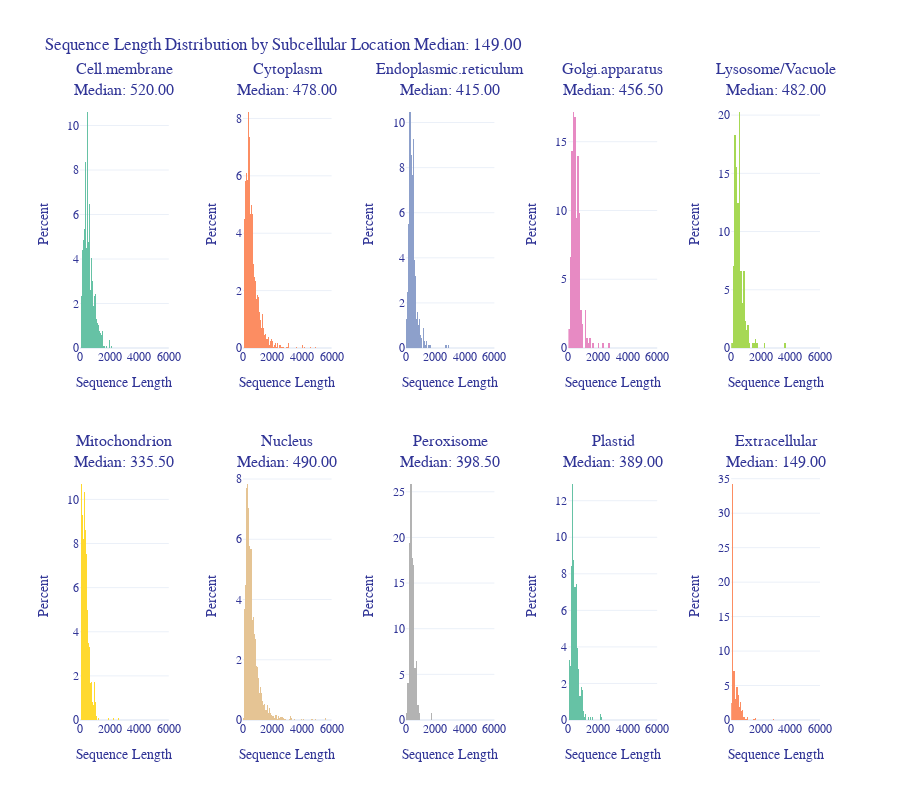

The notebook cell this image was saved under:
### Code cell
n_cols = 5  # Number of columns
n_rows = ceil(len(locations) / n_cols)  # Compute rows using ceiling

# Prepare subplot titles with median values
subplot_titles = []
for location in locations:
    subset = df_deeploc_train[df_deeploc_train['subcellular_location'] == location]
    median_value = subset['sequence_length'].median()
    subplot_titles.append(f"{location}<br>Median: {median_value:.2f}")

# Create subplots
fig = make_subplots(
    rows=n_rows,
    cols=n_cols,
    subplot_titles=subplot_titles,  # Use median values in subplot titles
    horizontal_spacing=0.1,
    vertical_spacing=0.2
)

# Add histograms and median lines for each subcellular location
for i, location in enumerate(locations):
    row = i // n_cols + 1
    col = i % n_cols + 1
    subset = df_deeploc_train[df_deeploc_train['subcellular_location'] == location]
    
    # Calculate the median
    median_value = subset['sequence_length'].median()
    
    # Add histogram
    fig.add_trace(
        go.Histogram(
            x=subset['sequence_length'],
            histnorm="percent",
            marker_color=px.colors.qualitative.Set2[i % len(px.colors.qualitative.Set2)],
            name=location
        ),
        row=row, col=col
    )

# Update layout
fig.update_layout(
    font=dict(color="#303496", family="Arial, sans-serif", size=12),
    template='plotly_white',
    title=f"Sequence Length Distribution by Subcellular Location\nMedian: {median_value:.2f}",
    height=400 * n_rows,  # Adjust height dynamically based on rows
    showlegend=False  # Set to True if you want legends
)

# Update x-axis and y-axis labels with a cutoff at 6000 for x-axis range
fig.update_xaxes(title_text="Sequence Length", range=[0, 6000])
fig.update_yaxes(title_text="Percent")

fig.show()

### Figure 1 — Plotly figure (JSON) as saved in the notebook; plotly's stock layout.template omitted (floating-point values rounded to 4 significant figures; data arrays with more than 128 entries replaced by an {"elided": "..."} marker saying what was removed)
{"data": [{"histnorm": "percent", "marker": {"color": "rgb(102,194,165)"}, "name": "Cell.membrane", "type": "histogram", "x": {"elided": "1067 int values"}, "xaxis": "x", "yaxis": "y"}, {"histnorm": "percent", "marker": {"color": "rgb(252,141,98)"}, "name": "Cytoplasm", "type": "histogram", "x": {"elided": "2180 int values"}, "xaxis": "x2", "yaxis": "y2"}, {"histnorm": "percent", "marker": {"color": "rgb(141,160,203)"}, "name": "Endoplasmic.reticulum", "type": "histogram", "x": {"elided": "689 int values"}, "xaxis": "x3", "yaxis": "y3"}, {"histnorm": "percent", "marker": {"color": "rgb(231,138,195)"}, "name": "Golgi.apparatus", "type": "histogram", "x": {"elided": "286 int values"}, "xaxis": "x4", "yaxis": "y4"}, {"histnorm": "percent", "marker": {"color": "rgb(166,216,84)"}, "name": "Lysosome/Vacuole", "type": "histogram", "x": {"elided": "257 int values"}, "xaxis": "x5", "yaxis": "y5"}, {"histnorm": "percent", "marker": {"color": "rgb(255,217,47)"}, "name": "Mitochondrion", "type": "histogram", "x": {"elided": "1208 int values"}, "xaxis": "x6", "yaxis": "y6"}, {"histnorm": "percent", "marker": {"color": "rgb(229,196,148)"}, "name": "Nucleus", "type": "histogram", "x": {"elided": "3235 int values"}, "xaxis": "x7", "yaxis": "y7"}, {"histnorm": "percent", "marker": {"color": "rgb(179,179,179)"}, "name": "Peroxisome", "type": "histogram", "x": [508, 690, 278, 492, 236, 852, 334, 719, 386, 409, 368, 403, 560, 441, 569, 562, 546, 292, 418, 292, 970, 458, 247, 420, 376, 644, 663, 293, 485, 322, 434, 412, 246, 725, 700, 231, 240, 371, 568, 705, 137, 500, 235, 51, 352, 259, 240, 164, 566, 190, 287, 254, 610, 581, 560, 548, 420, 576, 550, 381, 367, 377, 280, 421, 488, 331, 591, 292, 509, 852, 572, 701, 510, 663, 487, 321, 394, 416, 367, 357, 689, 700, 700, 462, 373, 1742, 322, 333, 401, 387, 396, 544, 263, 514, 144, 279, 514, 241, 675, 328, 226, 394, 481, 248, 271, 192, 419, 302, 318, 369, 303, 458, 366, 305, 709, 391, 504, 317, 377, 481, 462, 337, 265, 227], "xaxis": "x8", "yaxis": "y8"}, {"histnorm": "percent", "marker": {"color": "rgb(102,194,165)"}, "name": "Plastid", "type": "histogram", "x": {"elided": "605 int values"}, "xaxis": "x9", "yaxis": "y9"}, {"histnorm": "percent", "marker": {"color": "rgb(252,141,98)"}, "name": "Extracellular", "type": "histogram", "x": {"elided": "1580 int values"}, "xaxis": "x10", "yaxis": "y10"}], "layout": {"annotations": [{"font": {"size": 16}, "showarrow": false, "text": "Cell.membrane<br>Median: 520.00", "x": 0.06, "xanchor": "center", "xref": "paper", "y": 1, "yanchor": "bottom", "yref": "paper"}, {"font": {"size": 16}, "showarrow": false, "text": "Cytoplasm<br>Median: 478.00", "x": 0.28, "xanchor": "center", "xref": "paper", "y": 1, "yanchor": "bottom", "yref": "paper"}, {"font": {"size": 16}, "showarrow": false, "text": "Endoplasmic.reticulum<br>Median: 415.00", "x": 0.5, "xanchor": "center", "xref": "paper", "y": 1, "yanchor": "bottom", "yref": "paper"}, {"font": {"size": 16}, "showarrow": false, "text": "Golgi.apparatus<br>Median: 456.50", "x": 0.72, "xanchor": "center", "xref": "paper", "y": 1, "yanchor": "bottom", "yref": "paper"}, {"font": {"size": 16}, "showarrow": false, "text": "Lysosome/Vacuole<br>Median: 482.00", "x": 0.94, "xanchor": "center", "xref": "paper", "y": 1, "yanchor": "bottom", "yref": "paper"}, {"font": {"size": 16}, "showarrow": false, "text": "Mitochondrion<br>Median: 335.50", "x": 0.06, "xanchor": "center", "xref": "paper", "y": 0.4, "yanchor": "bottom", "yref": "paper"}, {"font": {"size": 16}, "showarrow": false, "text": "Nucleus<br>Median: 490.00", "x": 0.28, "xanchor": "center", "xref": "paper", "y": 0.4, "yanchor": "bottom", "yref": "paper"}, {"font": {"size": 16}, "showarrow": false, "text": "Peroxisome<br>Median: 398.50", "x": 0.5, "xanchor": "center", "xref": "paper", "y": 0.4, "yanchor": "bottom", "yref": "paper"}, {"font": {"size": 16}, "showarrow": false, "text": "Plastid<br>Median: 389.00", "x": 0.72, "xanchor": "center", "xref": "paper", "y": 0.4, "yanchor": "bottom", "yref": "paper"}, {"font": {"size": 16}, "showarrow": false, "text": "Extracellular<br>Median: 149.00", "x": 0.94, "xanchor": "center", "xref": "paper", "y": 0.4, "yanchor": "bottom", "yref": "paper"}], "font": {"color": "#303496", "family": "Arial, sans-serif", "size": 12}, "height": 800, "showlegend": false, "title": {"text": "Sequence Length Distribution by Subcellular Location\nMedian: 149.00"}, "xaxis": {"anchor": "y", "domain": [0, 0.12], "range": [0, 6000], "title": {"text": "Sequence Length"}}, "xaxis10": {"anchor": "y10", "domain": [0.88, 1], "range": [0, 6000], "title": {"text": "Sequence Length"}}, "xaxis2": {"anchor": "y2", "domain": [0.22, 0.34], "range": [0, 6000], "title": {"text": "Sequence Length"}}, "xaxis3": {"anchor": "y3", "domain": [0.44, 0.56], "range": [0, 6000], "title": {"text": "Sequence Length"}}, "xaxis4": {"anchor": "y4", "domain": [0.66, 0.78], "range": [0, 6000], "title": {"text": "Sequence Length"}}, "xaxis5": {"anchor": "y5", "domain": [0.88, 1], "range": [0, 6000], "title": {"text": "Sequence Length"}}, "xaxis6": {"anchor": "y6", "domain": [0, 0.12], "range": [0, 6000], "title": {"text": "Sequence Length"}}, "xaxis7": {"anchor": "y7", "domain": [0.22, 0.34], "range": [0, 6000], "title": {"text": "Sequence Length"}}, "xaxis8": {"anchor": "y8", "domain": [0.44, 0.56], "range": [0, 6000], "title": {"text": "Sequence Length"}}, "xaxis9": {"anchor": "y9", "domain": [0.66, 0.78], "range": [0, 6000], "title": {"text": "Sequence Length"}}, "yaxis": {"anchor": "x", "domain": [0.6, 1], "title": {"text": "Percent"}}, "yaxis10": {"anchor": "x10", "domain": [0, 0.4], "title": {"text": "Percent"}}, "yaxis2": {"anchor": "x2", "domain": [0.6, 1], "title": {"text": "Percent"}}, "yaxis3": {"anchor": "x3", "domain": [0.6, 1], "title": {"text": "Percent"}}, "yaxis4": {"anchor": "x4", "domain": [0.6, 1], "title": {"text": "Percent"}}, "yaxis5": {"anchor": "x5", "domain": [0.6, 1], "title": {"text": "Percent"}}, "yaxis6": {"anchor": "x6", "domain": [0, 0.4], "title": {"text": "Percent"}}, "yaxis7": {"anchor": "x7", "domain": [0, 0.4], "title": {"text": "Percent"}}, "yaxis8": {"anchor": "x8", "domain": [0, 0.4], "title": {"text": "Percent"}}, "yaxis9": {"anchor": "x9", "domain": [0, 0.4], "title": {"text": "Percent"}}}}
